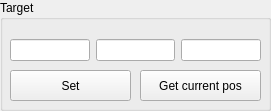
       <widget class="QGroupBox" name="cf2_TARGET">
        <property name="geometry">
         <rect>
          <x>610</x>
          <y>210</y>
          <width>271</width>
          <height>111</height>
         </rect>
        </property>
        <property name="title">
         <string>Target</string>
        </property>
        <widget class="QWidget" name="horizontalLayoutWidget_3">
         <property name="geometry">
          <rect>
           <x>10</x>
           <y>30</y>
           <width>251</width>
           <height>41</height>
          </rect>
         </property>
         <layout class="QHBoxLayout" name="horizontalLayout_3">
          <item>
           <widget class="QLineEdit" name="cf2_x_input"/>
          </item>
          <item>
           <widget class="QLineEdit" name="cf2_y_input"/>
          </item>
          <item>
           <widget class="QLineEdit" name="cf2_z_input"/>
          </item>
         </layout>
        </widget>
        <widget class="QPushButton" name="cf2_Button_Set">
         <property name="geometry">
          <rect>
           <x>10</x>
           <y>70</y>
           <width>121</width>
           <height>31</height>
          </rect>
         </property>
         <property name="text">
          <string>Set</string>
         </property>
        </widget>
        <widget class="QPushButton" name="cf2_Button_Get">
         <property name="geometry">
          <rect>
           <x>140</x>
           <y>70</y>
           <width>121</width>
           <height>31</height>
          </rect>
         </property>
         <property name="text">
          <string>Get current pos</string>
         </property>
        </widget>
       </widget>
